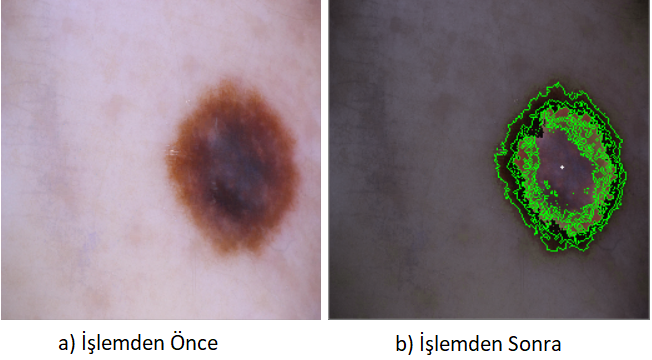
#> input picture Images/findcontur.png, 652 x 360 px, given as the content of the folder ./foto2, which was not available
$ python Main.py
#> lines starting #> are read from the running program, lines starting #| are printed output that depends on the picture; after the words box and inside, x2 and y2 are one past the last pixel; in counts of white or black regions, pixels touching at a corner belong together; pictures that were not available may be replaced by others from this repository, and a replacement may not be noted
### HsvDeger.py
import numpy as np
import cv2


def karart(image):
    img = image

    hsv = cv2.cvtColor(img, cv2.COLOR_BGR2HSV)
    h, s, v = cv2.split(hsv)

    deger_max = v.max()

    thres = 120
    if( deger_max > thres ):

        #v[renk] = ( v[renk]*120 / deger_max )
        x = deger_max - 120
        #x = int(deger_max /2)

        buyuk_deger_max = v >  thres

        v[buyuk_deger_max] -= x

    renk1=  h >= 160
    renk2 = h < 182
    renk = np.logical_and(renk1, renk2)

    deger = h[renk]
    if( deger.size != 0 ):
        deger_max = deger.max()

        # temp = v > 120
        thres = 170
        if( deger_max > thres ):
            #v[renk] = ( v[renk]*120 / deger_max )
            x = deger_max - 18
            #x = int(deger_max /2)

            buyuk_deger_max = h >  thres

            h[buyuk_deger_max] -= x


    final_hsv = cv2.merge((h, s, v))
    img = cv2.cvtColor(final_hsv, cv2.COLOR_HSV2BGR)

    return img

### Main.py
import numpy as np
import cv2
import matplotlib.pyplot as plt
import matplotlib.colors as colors
from HsvDeger import karart
import csv
import glob


#özellik dizisi olusturma
features=[0,0,0,0,0,0,0]

cv_img = []
image_namelist = []
for img in glob.glob("./foto2/*.png"):
    image_namelist.append(img)
    n = cv2.imread(img)
#> n is the input picture: shape (360, 652, 3); mean B, G, R 135.4, 132.5, 142.7
    cv_img.append(n)


for s,image_as in enumerate(cv_img):
    print("\n ---- Foto: ",s,"-------\n")
    img_clone = image_as.copy()

    #--------Görselin hsv değerlerini düzenlemek için karart fonksiyonu

    image = karart(image_as)

#----------------------Lezyon Bölütleme

    converted = cv2.cvtColor(image, cv2.COLOR_BGR2HSV)
    # Sınırlardan NumPy dizileri oluşturma
    lower = np.array([0, 100, 19], dtype = "uint8")
    upper = np.array([17, 200, 120], dtype = "uint8")

    # Belirlenen sınırlar içindeki renklerin bulunması ve maskenin uygulanması
    mask  = cv2.inRange(converted, lower, upper)
    plt.imshow(mask)
    plt.show()

    output = cv2.bitwise_and(image, image, mask = mask )
    #plt.imshow(output)
    #plt.show()


    #------------------Maske üzerinden konturları bulma
    contours, _ = cv2.findContours(mask , cv2.RETR_TREE, cv2.CHAIN_APPROX_NONE)
    areas = [cv2.contourArea(c) for c in contours]
    max_index = np.argmax(areas)
    cnt=contours[max_index]


    # ----------------Lezyon etrafına çember çizdirme
    (x,y),radius = cv2.minEnclosingCircle(cnt)
    center = (int(x),int(y))
    print("daire merkez",center)
    radius = int(radius)
    imageb = cv2.circle(image,center,radius,(0,255,0),2)


    #Lezyon etrafındaki konturun çizdirilmesi / Lezyonun kenarlarını çizme
    #cv2.drawContours (image, cnt , -1, (0,255,0), 1)
    cv2.drawContours (image, contours , -1, (0,255,0), 1)


    # ---------------En büyük konturun merkez koorinatlarını bulma
    for c in contours:
        if cv2.contourArea(c) == (cv2.contourArea(cnt)) :

            M = cv2.moments(c)
            cX = int(M["m10"] / M["m00"])
            cY = int(M["m01"] / M["m00"])


        	# Konturun merkezini görselin üzerine çizme
            cv2.circle(image, (cX, cY), 1, (255, 255, 255), -1)

            print("Kontur merkez x:",cX , "Kontur merkez y:", cY)

#----  Lezyon Sınır Noktalarının Merkeze Olan Uzaklık Ortalamasından yüksek olanları belirleme
    merk_uzunlist = []
    i,l = 0,0
    l = len(cnt)
    merk_toplam = 0
    while i < l:
        i_xy = cnt[i]   # x, y noktaları verir
        i_x, i_y, _, _ = cv2.boundingRect(i_xy)


        merk_uzunluk = np.sqrt((abs(i_x-cX))*(abs(i_x-cX))+(abs(i_y-cY))*(abs(i_y-cY)))
        merk_toplam = merk_toplam + merk_uzunluk
        merk_uzunlist.append(merk_uzunluk)

        i+=1


    merk_ort = merk_toplam / len(merk_uzunlist)
    print("Lezyon Sınır Noktalarının Merkeze Olan Uzaklık Ortalaması:",merk_ort)
    #----  Lezyon Sınır Noktalarının Merkeze Olan Uzaklık Ortalamasından yüksek olanları belirleme
    farklı_uzunluk = 0
    esik = abs( merk_ort - (merk_ort*(70/100)))
    for d in merk_uzunlist:
        if( ( d > ( merk_ort + esik ) ) or ( d < ( merk_ort - esik ) ) ):
            farklı_uzunluk +=1

    print("ortalamadan yüksek uzunluk sayısı:", farklı_uzunluk)

    features[0]=farklı_uzunluk


    # ------En büyük contour alanı
    print("en büyük contour alanı:", cv2.contourArea(cnt))

    #-------Lezyon konturunun kenarlarını kapama işlemi ile yumuşatma

    stencil = np.zeros(image.shape).astype(image.dtype)
    cv2.fillPoly(stencil,  [cnt] , color=(255,255,255))


    stencil = cv2.cvtColor(stencil, cv2.COLOR_BGR2GRAY)
    kernel = np.array([[0 , 0 , 1, 0, 0],
              [0 , 1 , 1, 1, 0],
              [1 , 1 , 1, 1, 1],
              [0 , 1 , 1, 1, 0],
              [0 , 0 , 1, 0, 0]], np.uint8)
    closing = cv2.morphologyEx(stencil, cv2.MORPH_CLOSE, kernel, 2)
    #cv2.imshow('closing', closing)


    ben_indeks = np.argwhere(closing >0)

    temp = np.zeros(image.shape).astype(image.dtype)
    temp = cv2.cvtColor(temp, cv2.COLOR_BGR2GRAY)
    temp[ben_indeks[:,0], ben_indeks[:,1]]=255
    #cv2.imwrite("temp.png", temp)


# -----------------Sınır Düzensizliği

    #----Kontur noktalarının arasındaki genliği, 1.dereceden türev ile hesaplama
    genlik_list = []
    turev_konum = []
    i ,j,genliksum,l = 3,0,0,0
    l = len(cnt)

    while i < l:
        i_xy = cnt[i]   # x, y noktaları verir
        i_x, i_y, _, _ = cv2.boundingRect(i_xy)

        j_xy = cnt[j]   # x, y noktaları verir
        j_x, j_y, _, _ = cv2.boundingRect(j_xy)
        genlik = np.sqrt((abs(i_x-j_x))*(abs(i_x-j_x))+(abs(i_y-j_y))*(abs(i_y-j_y)))
        genliksum = genliksum + genlik
        genlik_list.append(genlik)
        #print("genlik",genlik)
        turev_konum.append([(i_x-j_x),(i_y-j_y)])
        i+=3
        j+=3


    genlikort = genliksum / len(genlik_list)
    print("genlik ortalaması 1(1.Türev):",genlikort)
    #----  1.dereceden türeve göre Genlik ortalaması eşikten yüksek olanları belirleme
    farklı_genlik = 0
    for b in genlik_list:
        if( (b-genlikort) > 0.5 ):
            farklı_genlik +=1

    print("farklı genlik sayısı(1.türev):", farklı_genlik)


    #---- 1.dereceden Türevi alınmış noktarın genliğini, 2.dereceden türev ile hesaplama

    genlik_list2 = []
    i ,j,genliksum2,genlik,l = 0,1,0,0,0
    l = len(turev_konum)
    turev_konum = np.array(turev_konum)

    while i < l-1:
        i_x = turev_konum[i,0]
        # x, y noktaları verir
        i_y = turev_konum[i,1]


        j_x = turev_konum[j,0]
        # x, y noktaları verir
        j_y = turev_konum[j,1]
        genlik = np.sqrt((abs(i_x-j_x))*(abs(i_x-j_x))+(abs(i_y-j_y))*(abs(i_y-j_y)))
        genliksum2 = genliksum2 + genlik
        genlik_list2.append(genlik)
        #print("genlik2: ",genlik)

        i+=1
        j+=1

    genlikort2 = genliksum2 / len(genlik_list2)
    print("genlik ortalaması2: ",genlikort2)

    #----  2.dereceden türeve göre Genlik ortalaması eşikten yüksek olanları belirleme
    farklı_genlik = 0
    for a in genlik_list2:
        if( (a-genlikort2) > 1 ):
            farklı_genlik +=1

    print("farklı 2. türev genlik sayısı:", farklı_genlik)
    features[1]=farklı_genlik


#-------------------------------RENK
    #------- Renkli fotoğrafta ROI

    i,j=0,0
    renklicnt = np.zeros(image.shape).astype(image.dtype)
    while i < 256:
        j=0
        while j < 256:

            if( closing[i,j] == 255 ):
                renklicnt[i,j] = img_clone[i,j]

            j+=1
        i+=1

    #cv2.imshow("Renkli roi",renklicnt)
    renklicnt_clone = renklicnt.copy()


    #-----------Lezyondaki renklerin standart sapmasın hesaplanması

    renkliben = renklicnt[ben_indeks[:,0],ben_indeks[:,1],:]

    arr=np.asarray(renkliben)
    img_hsv = colors.rgb_to_hsv(arr[...,:3])

    lu1=img_hsv[...,0].flatten()
    plt.subplot(1,3,1)
    renkhist = plt.hist(lu1,bins=20, histtype='stepfilled', color='r', label='Hue')


    frekans_ort = np.mean(renkhist[0])

    renk_indeksler = np.argwhere(renkhist[0]>frekans_ort)

    renkler = renk_indeksler*0.025
    std_renk = np.std(renkler)
    features[2]=round(std_renk,3)
    print("std_renk:",std_renk)

    plt.title("Hue")
    plt.xlabel("Value")
    plt.ylabel("Frequency")
    plt.legend()


#----------------------- ÇAP

    cap=((radius*135)/1000)*2
    print("Daire çapı:", (cap) ,'mm')
    features[3]=cap


#--------------ASİMETRİ
    # Temp üzerinden tekrar sınırı bulup ROI'yi çıkarma
    thresh = cv2.threshold(temp, 0, 255, cv2.THRESH_OTSU + cv2.THRESH_BINARY)[1]

    cnts = cv2.findContours(thresh, cv2.RETR_EXTERNAL, cv2.CHAIN_APPROX_SIMPLE)
    cnts = cnts[0] if len(cnts) == 2 else cnts[1]
    cnts = sorted(cnts, key=cv2.contourArea, reverse=True)

    for c in cnts:
        x,y,w,h = cv2.boundingRect(c)
        roi = temp[y:y+h, x:x+w]
        break

    cv2.imshow('ROI',roi)

    print("roi asıl",roi.shape)

    height, width = roi.shape

    width_cutoff = width // 2


    # Dice similarity fonksiyonu
    def dice(pred, true, k = 255):
        intersection = np.sum(pred[true==k]) * 2.0
        dice = intersection / (np.sum(pred) + np.sum(true))
        return dice


    #ROI ortadan ikiye bölme ve Lezyonun sağ yarısı ile sol yarısının benzerliğini hesaplama
    #(Asimetrisine bakma)
    try:
        roi1 = roi[:, :(width_cutoff)] #left half
        roi2 = roi[:, (width_cutoff):] #right half

        roi2_mirror = cv2.flip(roi2, 1)
        #cv2.imshow('right mirror', roi2_mirror)

        dice_score = dice(roi1, roi2_mirror)

    except IndexError:
        roi1 = roi[:, :(width_cutoff+1)] #left half
        roi2 = roi[:, (width_cutoff):] #right half

        roi2_mirror = cv2.flip(roi2, 1)
        #cv2.imshow('right mirror', roi2_mirror)

        dice_score = dice(roi1, roi2_mirror)


    print("roi1",roi1.shape)
    print("roi2",roi2.shape)
    features[4]=round(dice_score,3)
    print ("Dice Similarity: ", dice_score)

    # Save each half
    #cv2.imwrite("left.png", roi1)
    #cv2.imwrite("right.png", roi2)


#----------------- Sadece Lezyon içindeki konturların bulunması


    renklicnt_clone = karart(renklicnt_clone)
    converted2 = cv2.cvtColor(renklicnt_clone, cv2.COLOR_BGR2HSV)
    # Sınırlardan NumPy dizileri oluşturma
    lower = np.array([0, 100, 19], dtype = "uint8")
    upper = np.array([17, 200, 120], dtype = "uint8")

    # Belirlenen sınırlar içindeki renklerin bulunması ve maskenin uygulanması
    mask2  = cv2.inRange(converted2, lower, upper)

    output2 = cv2.bitwise_and(renklicnt_clone, renklicnt_clone, mask = mask2 )


    #------------------Maske üzerinden konturları bulma
    contours2, _ = cv2.findContours(mask2 , cv2.RETR_TREE, cv2.CHAIN_APPROX_NONE)

    print("Lezyon içindeki Kontur sayisi:",len(contours2))
    features[5]=len(contours2)

    cv2.drawContours (renklicnt_clone, contours2 , -1, (0,255,0), 1)
    cv2.imshow("renklicnt_kontur", renklicnt_clone)


#------------- Hedef özelliğini cvs dosyasına yazma

    image_name = image_namelist[s]
    image_name = image_name[8:9]
    print("fotoğraf harfi: ",image_name)
    if (image_name == 'h'):
        features[6]= 1
        print("hasta!")
    elif (image_name == 'n'):
        features[6]= 0
        print("sağlıklı!")
    else:
        print("Görsel isimlendirmesi yanlış!")


    print(features)
    with open('lezyon.csv', mode='a',newline='') as yeni_dosya:
        yeni_yazici = csv.writer(yeni_dosya, delimiter=',', quotechar='"', quoting=csv.QUOTE_MINIMAL)
        yeni_yazici.writerow(features)


    cv2.imshow("images", image)
#> this loop made 1 pass
#> max_index on pass 1: 289
#> (printed output is left out)
#> pass 1, in karart, `h, s, v = cv2.split(hsv)`:
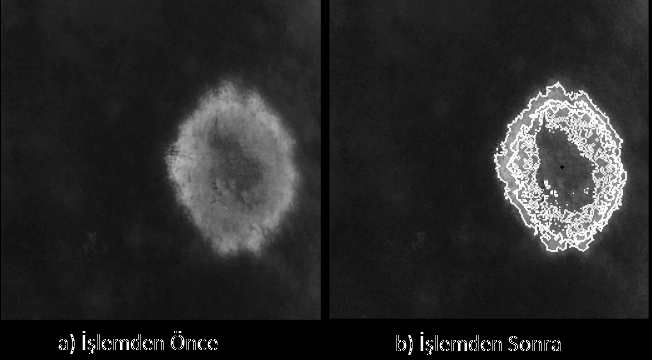
#> s: shape (360, 652); min 0, max 255, mean 41.3
#> pass 1, in karart, `h, s, v = cv2.split(hsv)`:
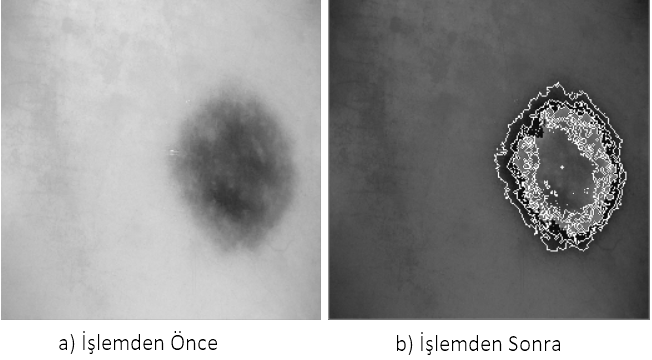
#> v: shape (360, 652); min 0, max 255, mean 147.9
#> pass 1, `plt.show()`:
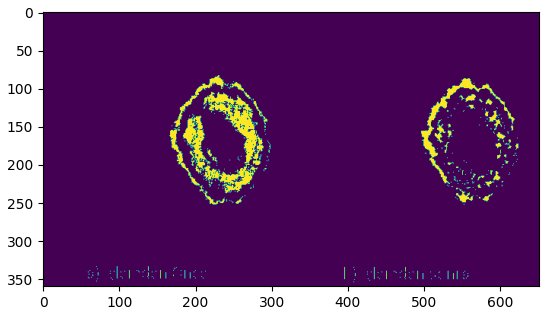
#> figure drawn by matplotlib, 1 panel
#> after the loop: converted: shape (360, 652, 3); mean H, S, V 109.6, 43, 77.9
#> after the loop: converted2: shape (360, 652, 3); mean H, S, V 0.2, 1.6, 1.3
#> after the loop:
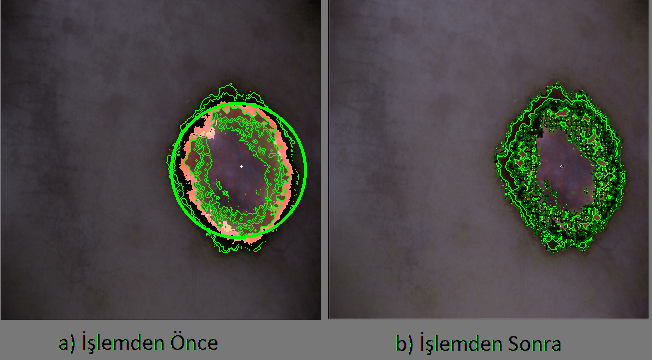
#> image: shape (360, 652, 3); mean B, G, R 69, 73.7, 73.6
#> after the loop:
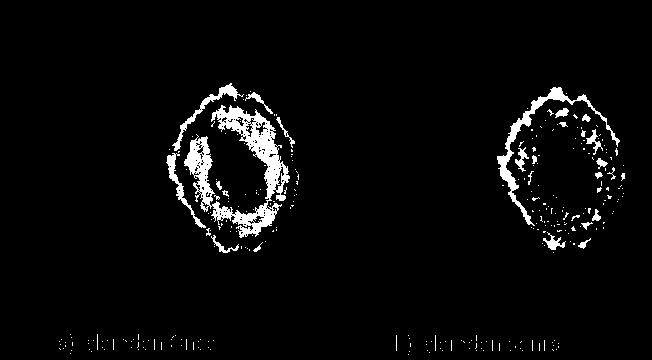
#> mask: shape (360, 652); 3.8% white; 293 white regions (265 under 20 px), largest, box (x1, y1, x2, y2) and area: (184, 105, 290, 238) 4335, (497, 87, 620, 226) 1450, (172, 83, 244, 151) 523
#> after the loop: mask2: shape (360, 652); 1.1% white; 7 white regions (5 under 20 px), largest, box (x1, y1, x2, y2) and area: (184, 134, 256, 238) 1711, (211, 105, 256, 152) 901
#> after the loop: roi1: shape (133, 53); 30.6% white; 3 white regions (1 under 20 px), largest, box (x1, y1, x2, y2) and area: (0, 29, 53, 120) 1680, (27, 0, 53, 27) 475
#> after the loop: roi2: shape (133, 53); 45% white; 1 white region, box (x1, y1, x2, y2) and area: (0, 1, 53, 133) 3169
#> after the loop: stencil: shape (360, 652); 2.1% white; 1 white region, box (x1, y1, x2, y2) and area: (184, 105, 290, 238) 4901
#> after the loop:
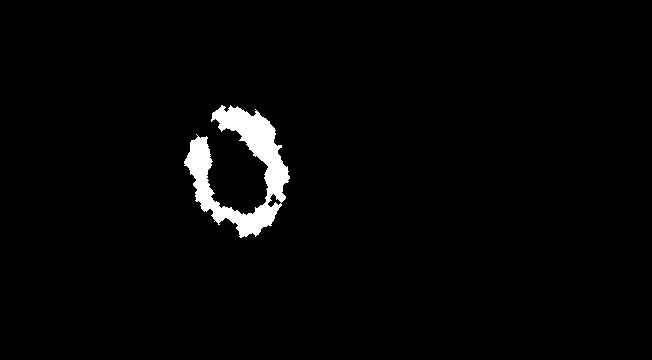
#> temp: shape (360, 652); 2.3% white; 1 white region, box (x1, y1, x2, y2) and area: (184, 105, 290, 238) 5326
#> after the loop, features = [173, 91, 0.196, 18.09, 0.592, 90, 0]


cv2.waitKey(0)
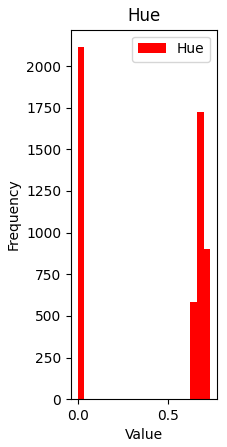
#> figure drawn by matplotlib, 1 panel
